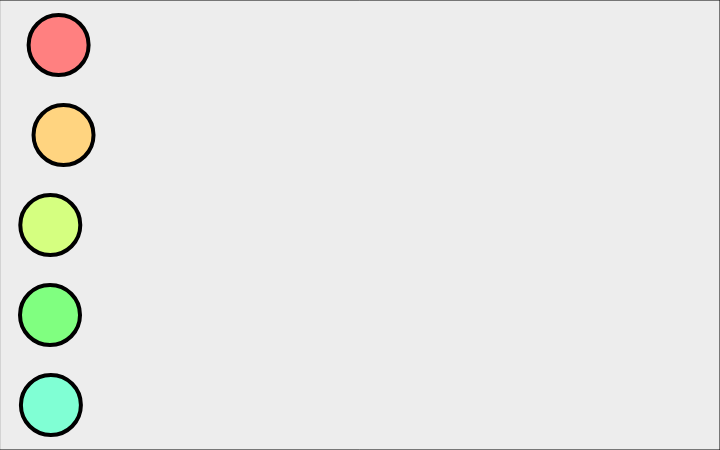
Frame 1 (no input)
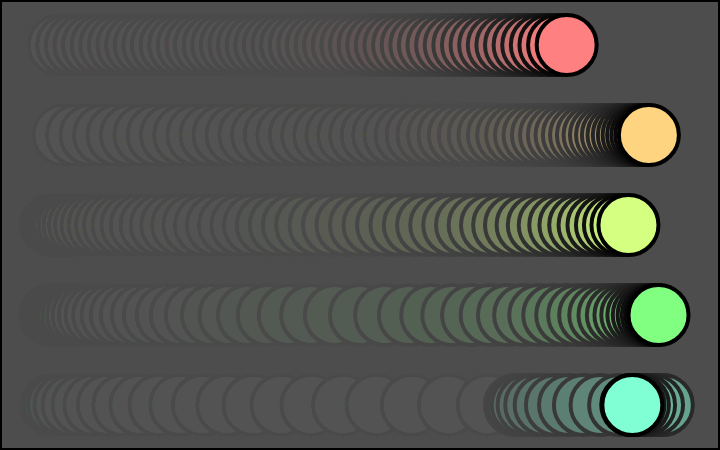
Frame 60 (no input)
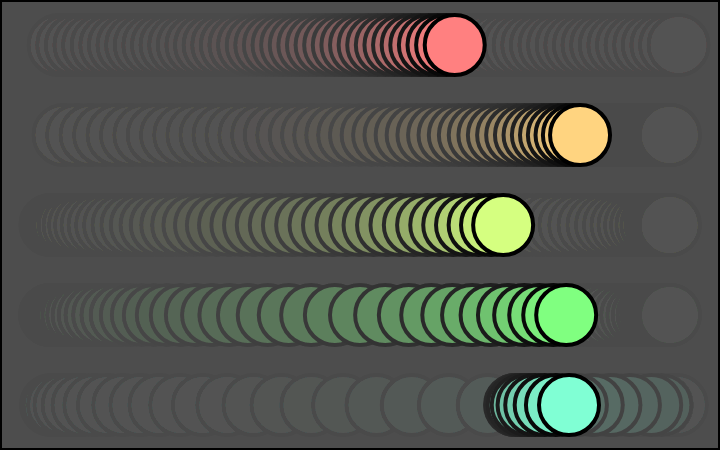
Frame 120 (the mouse pressed at the canvas centre since frame 60)

The p5.js sketch that drew these frames (run headless with seeded random() and noise() and a simulated clock; from frame 60 on, the mouse is pressed at the canvas centre):

// p5.js sketch
// ── sketch.js
let x, y;
let startX;
let endX;

let diam = 60;

let elapsed;
let duration;

function setup() {
  createCanvas(720, 450);

  x = 50;
  y = height / 2;
  startX = 50;
  endX = width - 50;

  elapsed = 0; // in seconds
  duration = 1.2; // in seconds

  colorMode(HSB, 360, 100, 100, 100);
}

function draw() {
  // background(0, 0, 30);

  fill(0, 0, 30, 10);
  rect(0, 0, width, height);

  strokeWeight(4);

  translate(0, -5);

  const dt = deltaTime * 0.001;

  // update time and animation
  elapsed += dt;
  {
    const t = elapsed / duration;
    x = lerp(startX, endX, t);
    fill(0, 50, 100);
    ellipse(x, 50, diam, diam);
  }
  {
    const t = elapsed / duration;
    x = lerp(startX, endX, easeOutSine(t));
    fill(40, 50, 100);
    ellipse(x, 140, diam, diam);
  }
  {
    const t = elapsed / duration;
    x = lerp(startX, endX, easeInOutSine(t));
    fill(80, 50, 100);
    ellipse(x, 230, diam, diam);
  }
  {
    const t = elapsed / duration;
    x = lerp(startX, endX, easeInOutCubic(t));
    fill(120, 50, 100);
    ellipse(x, 320, diam, diam);
  }
  {
    const t = elapsed / duration;
    x = lerp(startX, endX, easeOutBounce(t));
    fill(160, 50, 100);
    ellipse(x, 410, diam, diam);
  }

  // reset time
  if (elapsed >= duration) {
    elapsed = 0;
    x = startX;
  }
}

function easeInOutSine(x) {
  return -(cos(PI * x) - 1) / 2;
}

function easeOutBounce(x) {
  const n1 = 7.5625;
  const d1 = 2.75;

  if (x < 1 / d1) {
    return n1 * x * x;
  } else if (x < 2 / d1) {
    return n1 * (x -= 1.5 / d1) * x + 0.75;
  } else if (x < 2.5 / d1) {
    return n1 * (x -= 2.25 / d1) * x + 0.9375;
  } else {
    return n1 * (x -= 2.625 / d1) * x + 0.984375;
  }
}

function easeOutSine(x) {
  return sin((x * PI) / 2);
}

function easeInOutCubic(x) {
  return x < 0.5 ? 4 * x * x * x : 1 - pow(-2 * x + 2, 3) / 2;
}
